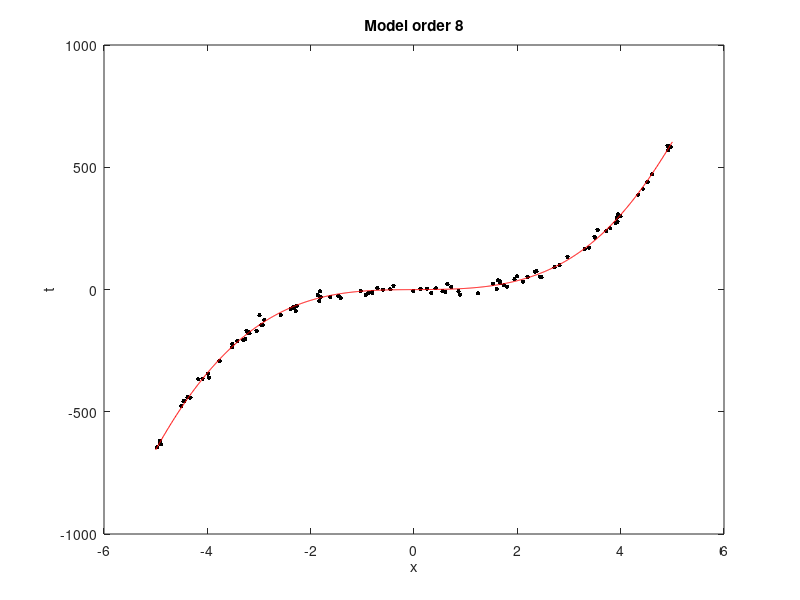

Reproduce this figure in MATLAB.
clear all;close all;clc;

%% Generate the data
N = 100;
x = sort(rand(N,1) * 10 -5);
noise_var = 150;
t = 5*x.^3 - x.^2 + x;
t = t + randn(size(x)).*sqrt(noise_var);
%plot the data
plot(x,t,'k.','markersize',10);
xlabel('x');
ylabel('t');

%% Fit models  of various orders
orders = [0:8];
testx = [-5:0.01:5]';
X = [];
testX = [];
for i = 1:length(orders)
    si0 = eye(orders(i)+1);
    mu0 = repmat(0,orders(i)+1,1);
    X = [X x.^orders(i)];
    testX = [testX testx.^orders(i)];
    siw = inv((1/noise_var)*X'*X + inv(si0));
    muw = siw*((1/noise_var)*X'*t + inv(si0)*mu0);
    % Plot the data and mean function
    figure(1);hold off;
    plot(x,t,'k.','markersize',10);
    xlabel('x');
    ylabel('t');
    hold on
    plot(testx,testX*muw,'r');
    ti = sprintf('Model order %g',orders(i));
    title(ti);
    % Compute the marginal likelihood
    margcov = noise_var*eye(N) + X*si0*X';
    margmu = X*mu0;
    D = length(margmu);
    log_marg(i) = -(D/2)*log(2*pi) - 0.5*log(det(margcov));
    log_marg(i) = log_marg(i) - 0.5*(t-margmu)'*inv(margcov)*(t-margmu);
end